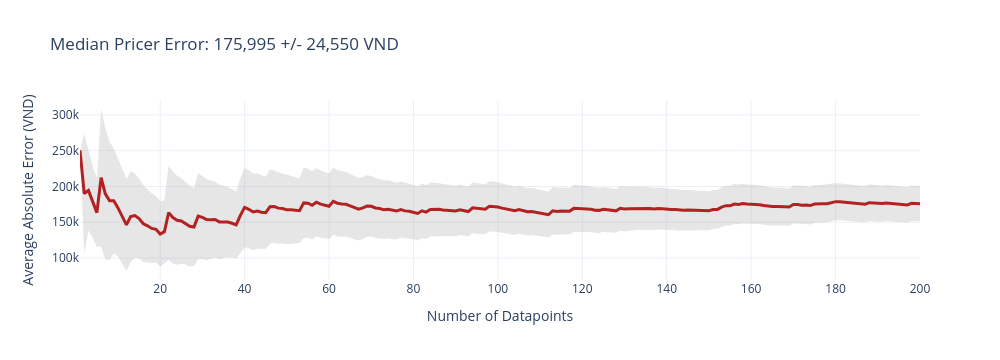
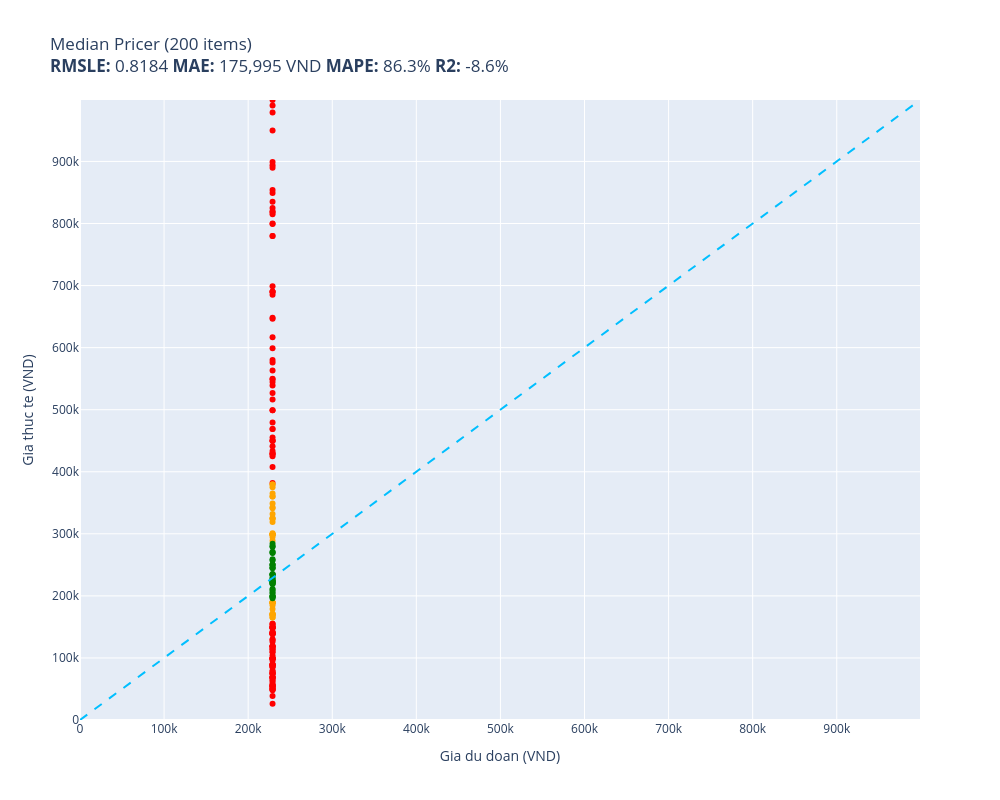

Notebook source saved alongside these figures, in order:
### Code cell
training_median = float(np.median(prices))
print(f"Training median: {training_median:,.0f} VND")

def median_pricer(item):
    return training_median

results_median = evaluate(median_pricer, test)

### Figure 1 — Plotly figure (JSON) as saved in the notebook; plotly's stock layout.template omitted (floating-point values rounded to 4 significant figures; data arrays with more than 128 entries replaced by an {"elided": "..."} marker saying what was removed)
{"data": [{"fill": "toself", "fillcolor": "rgba(128,128,128,0.2)", "hoverinfo": "skip", "line": {"color": "rgba(255,255,255,0)"}, "name": "95% CI", "showlegend": false, "type": "scatter", "x": {"elided": "400 int values"}, "y": {"elided": "400 float values"}}, {"customdata": {"elided": "200x1 float values"}, "hovertemplate": "n=%{x}<br>Avg Error=%{y:,.0f} VND<br>+/-95% CI=%{customdata[0]:,.0f} VND<extra></extra>", "line": {"color": "firebrick", "width": 3}, "mode": "lines", "name": "Cumulative Avg Error", "type": "scatter", "x": {"elided": "200 int values"}, "y": {"elided": "200 float values"}}], "layout": {"height": 360, "showlegend": false, "title": {"text": "Median Pricer Error: 175,995 +/- 24,550 VND"}, "width": 1000, "xaxis": {"title": {"text": "Number of Datapoints"}}, "yaxis": {"ticktext": ["0", "50k", "100k", "150k", "200k", "250k", "300k", "350k"], "tickvals": [0, 50000, 100000, 150000, 200000, 250000, 300000, 350000], "title": {"text": "Average Absolute Error (VND)"}}}}

### Figure 2 — Plotly figure (JSON) as saved in the notebook; plotly's stock layout.template omitted (floating-point values rounded to 4 significant figures)
{"data": [{"customdata": [["Thùng lưu trữ, hộp đựng đồ đa năng bằng ...\nDu doan: 229,000 VND\nThuc te: 479,400 VND"], ["Bộ Gí Đỡ Từ Đa Chức Năng Hoco PH19 - Hàn...\nDu doan: 229,000 VND\nThuc te: 99,000 VND"], ["Chì Kẻ Mày Xé Suri 101 Black Màu Đen E27...\nDu doan: 229,000 VND\nThuc te: 26,000 VND"], ["Ugreen UG20868US174TK 2M màu Hồng Dây US...\nDu doan: 229,000 VND\nThuc te: 126,000 VND"], ["Combo Bộ sạc ANSMANN POWERLINE 4 Smart k...\nDu doan: 229,000 VND\nThuc te: 685,000 VND"], ["Cặp Nút Đệm Tai Nghe Silicone Thay Thế C...\nDu doan: 229,000 VND\nThuc te: 50,000 VND"], ["Thức ăn IGUANA Trưởng Thành Bí Đỏ GREENA...\nDu doan: 229,000 VND\nThuc te: 148,000 VND"], ["BÚA ĐA NĂNG TOTAL THMFH0126 - HÀNG CHÍNH...\nDu doan: 229,000 VND\nThuc te: 527,000 VND"], ["Combo 4 miếng dán đỡ kệ gỗ VINAVU, giúp ...\nDu doan: 229,000 VND\nThuc te: 52,000 VND"], ["Miếng Dán Dẻo PPF Mặt Lưng, Mặt Trước Dà...\nDu doan: 229,000 VND\nThuc te: 130,000 VND"], ["Quần bơi lưng cao LMcation Anita - Vườn ...\nDu doan: 229,000 VND\nThuc te: 149,000 VND"], ["Giá Đỡ Dây Cáp Wi WU CH011 - Hàng Chính ...\nDu doan: 229,000 VND\nThuc te: 110,000 VND"], ["Quần Kaki nam Khatoco Q2M578R1-CNRE598-2...\nDu doan: 229,000 VND\nThuc te: 433,500 VND"], ["Sạc dành cho Laptop Gaming Asus ROG Stri...\nDu doan: 229,000 VND\nThuc te: 950,000 VND"], ["Ba lô, balo  laptop thời trang Hàn Quốc ...\nDu doan: 229,000 VND\nThuc te: 100,000 VND"], ["Mũ len liền khăn lót nỉ trùm kín cổ siêu...\nDu doan: 229,000 VND\nThuc te: 115,000 VND"], ["Thú nhồi bông rồng sữa vô tri êm mịn - S...\nDu doan: 229,000 VND\nThuc te: 815,000 VND"], ["Muối Rửa Bát Finish chuyên dụng chuyên ...\nDu doan: 229,000 VND\nThuc te: 119,000 VND"], ["Tinh dầu Tràm Huế thương hiệu Làng Hạ 10...\nDu doan: 229,000 VND\nThuc te: 79,000 VND"], ["Combo Mút Trang Điểm Mastige Màu Cam Nhạ...\nDu doan: 229,000 VND\nThuc te: 68,000 VND"], ["Nàng Tiên Tóc Mây DK81159\nDu doan: 229,000 VND\nThuc te: 75,840 VND"], ["Ugreen UG30701US154TK 13CM Màu Đen Dây U...\nDu doan: 229,000 VND\nThuc te: 89,000 VND"], ["Kính mát nam Mắt vuông chống nắng uv thờ...\nDu doan: 229,000 VND\nThuc te: 140,000 VND"], ["Phần mềm thiết kế iSolid 3D phiên bản ti...\nDu doan: 229,000 VND\nThuc te: 894,000 VND"], ["Quạt treo tường Lifan TE-1689 có remote ...\nDu doan: 229,000 VND\nThuc te: 835,000 VND"], ["Miếng Kính Cường Lực Chống Nhìn Trộm cho...\nDu doan: 229,000 VND\nThuc te: 449,999 VND"], ["Dụng cụ đốt Palo santo - Palo santo Hold...\nDu doan: 229,000 VND\nThuc te: 138,000 VND"], ["Sandal dongnai dép quai hậu nữ A24 dù xa...\nDu doan: 229,000 VND\nThuc te: 89,999 VND"], ["Tinh Chất Dưỡng Sáng Da Vitamin C CNP De...\nDu doan: 229,000 VND\nThuc te: 780,000 VND"], ["Mì Trứng Cao Cấp Meizan (500g)\nDu doan: 229,000 VND\nThuc te: 50,000 VND"], ["Combo 5 Giấy Thấm Dầu Mayan  (100 Tờ / G...\nDu doan: 229,000 VND\nThuc te: 86,000 VND"], ["Bơm Hơi Đạp Chân Cho ÔTÔ , Xe Máy, Xe Đạ...\nDu doan: 229,000 VND\nThuc te: 149,000 VND"], ["Bát Ăn Trẻ Em Amori 580ml - Hàng Cao Cấp...\nDu doan: 229,000 VND\nThuc te: 63,250 VND"], ["Ổ Khóa Chống Trộm Thông Minh\nDu doan: 229,000 VND\nThuc te: 88,000 VND"], ["Sữa bột Enfagrow A+ Neuropro 4 1.7kg với...\nDu doan: 229,000 VND\nThuc te: 979,000 VND"], ["BẠT CHỐNG NẮNG PHÍA TRONG KÍNH LÁI Xe Ô ...\nDu doan: 229,000 VND\nThuc te: 75,000 VND"], ["MÁY MÀI 100MM 710W TOLSEN 79544 - HÀNG C...\nDu doan: 229,000 VND\nThuc te: 646,558 VND"], ["Thuốc Bột Nhuộm Hoa Tươi  màu thực phẩm ...\nDu doan: 229,000 VND\nThuc te: 150,000 VND"], ["Máy Đo Huyết Áp Cơ ALPK2 - Nhập Khẩu Chí...\nDu doan: 229,000 VND\nThuc te: 825,000 VND"], ["Chà bông xù Viettin Mart 500G\nDu doan: 229,000 VND\nThuc te: 113,000 VND"], ["Mũ Lưỡi Trai Nam Thời Trang Lính Cao Cấp...\nDu doan: 229,000 VND\nThuc te: 85,000 VND"], ["Pin dùng cho Laptop Acer One 725 - Hàng ...\nDu doan: 229,000 VND\nThuc te: 516,465 VND"], ["Giày Sandal (Xăng Đan) dép quai hậu big ...\nDu doan: 229,000 VND\nThuc te: 580,000 VND"], ["Ốp lưng chống sốc vân kim loại cho Samsu...\nDu doan: 229,000 VND\nThuc te: 75,000 VND"], ["Canxi Nano calcium D3 MK7 -Hộp 100 Viên ...\nDu doan: 229,000 VND\nThuc te: 119,000 VND"], ["Rượu Vang Chile Yali Wetland Reserva Cab...\nDu doan: 229,000 VND\nThuc te: 450,000 VND"], ["Miếng Lót Chuột MousePad Trải Bàn Nitend...\nDu doan: 229,000 VND\nThuc te: 119,000 VND"], ["Balo Laptop 15.6 inch KMORE The CARTER -...\nDu doan: 229,000 VND\nThuc te: 550,000 VND"], ["Kiếng Hậu Kitaco Z2 Japan 10mm\nDu doan: 229,000 VND\nThuc te: 690,000 VND"], ["Sữa bột Nestlé NAN INFINIPRO A2 1 với cô...\nDu doan: 229,000 VND\nThuc te: 690,000 VND"], ["Balo Nữ Thời Trang 3in1 Hình BTS MH566\nDu doan: 229,000 VND\nThuc te: 49,000 VND"], ["Bình Uống Nước Cho Bé LocknLock HAP916 4...\nDu doan: 229,000 VND\nThuc te: 407,700 VND"], ["Khăn lụa choàng cổ 02\nDu doan: 229,000 VND\nThuc te: 149,000 VND"], ["Thắt Lưng Nữ Dây Nịt Nữ Button mang đầm ...\nDu doan: 229,000 VND\nThuc te: 99,000 VND"], ["Chảo Nhôm Chống Dính You Cook 18cm\nDu doan: 229,000 VND\nThuc te: 109,000 VND"], ["THINK BIG DO BIGGER, mã G92. Áo thun nam...\nDu doan: 229,000 VND\nThuc te: 99,000 VND"], ["Quần Jean nam Leman đen mài xám JD14 - S...\nDu doan: 229,000 VND\nThuc te: 549,000 VND"], ["Loa HP 2000 (VS)\nDu doan: 229,000 VND\nThuc te: 153,000 VND"], ["Áo ren organza trắng Maxivic M042302\nDu doan: 229,000 VND\nThuc te: 890,000 VND"], ["Nón hiphop NEON POKER black\nDu doan: 229,000 VND\nThuc te: 99,000 VND"], ["Sạc Tương Thích Cho Laptop Asus Vivobook...\nDu doan: 229,000 VND\nThuc te: 800,000 VND"], ["Thắt lưng bản 4cm. Mặt khoá phong cách\nDu doan: 229,000 VND\nThuc te: 79,000 VND"], ["Chuột Gaming T-Wolf G560 Led USB - Hàng ...\nDu doan: 229,000 VND\nThuc te: 140,000 VND"], ["Bộ chuyển đổi Mini displayport sang H...\nDu doan: 229,000 VND\nThuc te: 563,000 VND"], ["Ví nữ cầm tay vuông mini hình cỏ ba lá  ...\nDu doan: 229,000 VND\nThuc te: 38,500 VND"], ["Máy Xay Sinh Tố BlueStone BLB-5328 1.5 L...\nDu doan: 229,000 VND\nThuc te: 999,000 VND"], ["[Hàng Chính Hãng] Loa SoundMax A180/2...\nDu doan: 229,000 VND\nThuc te: 455,000 VND"], ["Bánh Custas kem trứng Orion hộp 276g\nDu doan: 229,000 VND\nThuc te: 60,000 VND"], ["Loa SUB Siêu Trầm Cao Cấp S1 - Hàng Nhập...\nDu doan: 229,000 VND\nThuc te: 849,000 VND"], ["Combo 3 Kem Đánh Răng P/S Trắng Răng Tha...\nDu doan: 229,000 VND\nThuc te: 104,000 VND"], ["Cáp âm thanh chuyển jack 3.5mm sang 2 đầ...\nDu doan: 229,000 VND\nThuc te: 115,000 VND"], ["Ugreen UG80110CM261TK bộ chuyển RS232 ra...\nDu doan: 229,000 VND\nThuc te: 441,000 VND"], ["Bọc Vô Lăng CIND C037 Size M Màu Kem\nDu doan: 229,000 VND\nThuc te: 142,000 VND"], ["THANH XỐP RUY BĂNG CUỐN TÓC KHÔNG NHIỆT ...\nDu doan: 229,000 VND\nThuc te: 96,000 VND"], ["Máy Nghe Nhạc MP3 Ruizu X02 8GB - Hàng C...\nDu doan: 229,000 VND\nThuc te: 576,000 VND"], ["Hộp Đựng Thuốc Lá 20 Điếu Dài Slim Nút B...\nDu doan: 229,000 VND\nThuc te: 99,000 VND"], ["Bàn Xếp Gọn Gỗ Tự Nhiên BM 50cm x 70cm (...\nDu doan: 229,000 VND\nThuc te: 854,000 VND"], ["Bông tẩy tế bào chết và dưỡng ẩm da cho ...\nDu doan: 229,000 VND\nThuc te: 430,000 VND"], ["Combo 2 bộ miếng lót cho giày rộng V.3 T...\nDu doan: 229,000 VND\nThuc te: 48,000 VND"], ["Wekki Đồ Chơi Lắp Ráp Tiệm Đá Bào Wk5060...\nDu doan: 229,000 VND\nThuc te: 499,000 VND"], ["Ốp lưng dành cho Samsung M20 Chim Lửa N...\nDu doan: 229,000 VND\nThuc te: 55,000 VND"], ["Ly  Thuỷ Tinh Pha Lê Ý RCR 360ml\nDu doan: 229,000 VND\nThuc te: 382,000 VND"], ["Combo Pharmaact Sảng Khoái Mát Lạnh - Ch...\nDu doan: 229,000 VND\nThuc te: 139,000 VND"], ["Tông đơ chấn viền Kemei KM-2299 lưỡi cắt...\nDu doan: 229,000 VND\nThuc te: 499,000 VND"], ["Kẹp Gỗ Đa Năng  Dùng Để Gắp Kẹp Thức Ăn ...\nDu doan: 229,000 VND\nThuc te: 57,000 VND"], ["Ốp lưng dành cho Oppo Reno 5 mẫu Lá Phon...\nDu doan: 229,000 VND\nThuc te: 55,000 VND"], ["Máy lọc không khí xe hơi ô tô công nghệ ...\nDu doan: 229,000 VND\nThuc te: 425,000 VND"], ["Mũ bucket tai bèo form tròn may nhiều mả...\nDu doan: 229,000 VND\nThuc te: 55,000 VND"], ["Kính râm nam Solex chữ H Mắt kính thủy t...\nDu doan: 229,000 VND\nThuc te: 469,000 VND"], ["Bọt dung dịch vệ sinh dành cho teen Oris...\nDu doan: 229,000 VND\nThuc te: 155,000 VND"], ["Nón lá vẽ mỹ nghệ hoạ tiết Cô gái trong ...\nDu doan: 229,000 VND\nThuc te: 65,000 VND"], ["MŨI KHOAN ĐẤT Φ150X800MM INGCO GEA55221-...\nDu doan: 229,000 VND\nThuc te: 648,000 VND"], ["Hộp Nhựa 200x120x75mm - Chống nước CT\nDu doan: 229,000 VND\nThuc te: 53,350 VND"], ["Cặp đèn thờ bằng gỗ khắc chữ  phúc lộc t...\nDu doan: 229,000 VND\nThuc te: 899,000 VND"], ["Chuột Razer DeathAdder Essential-Ergonom...\nDu doan: 229,000 VND\nThuc te: 699,000 VND"], ["Ngũ cốc Xuân An yến mạch hạnh nhân hạt c...\nDu doan: 229,000 VND\nThuc te: 87,000 VND"], ["Khóa Đồng 75 CS Series ABUS (60mm)\nDu doan: 229,000 VND\nThuc te: 799,000 VND"], ["Kệ đỡ giá đỡ đế tản nhiệt cho ipad máy t...\nDu doan: 229,000 VND\nThuc te: 139,000 VND"], ["Nệm Massage toàn thân Bella Plus MK292\nDu doan: 229,000 VND\nThuc te: 599,000 VND"], ["Giấy Vẽ Faber 200g Khổ A4 Fish 104002\nDu doan: 229,000 VND\nThuc te: 68,400 VND"], ["Kệ khay chữ nhật để miếng rửa chén có Kh...\nDu doan: 229,000 VND\nThuc te: 69,000 VND"], ["[HSD 03/2027] Sữa Tắm On: The Body Cấp Ẩ...\nDu doan: 229,000 VND\nThuc te: 129,000 VND"], ["Bông Lau Thay Thế Cho Chổi Lau Nhà Cao C...\nDu doan: 229,000 VND\nThuc te: 68,000 VND"], ["Quánh Đúc Chống Dính Vân Đá Đáy Từ Ecora...\nDu doan: 229,000 VND\nThuc te: 469,000 VND"], ["Ốp Lưng Kính Cường Lực Trong Suốt Hoàn T...\nDu doan: 229,000 VND\nThuc te: 140,798 VND"], ["Hộp mực Thuận Phong 204A dùng cho máy in...\nDu doan: 229,000 VND\nThuc te: 990,000 VND"], ["Bộ 6 Ly Thủy Tinh Diamond Bormioli Rocco...\nDu doan: 229,000 VND\nThuc te: 428,400 VND"], ["Mô hình xe Lamborghini Terzo Milennio 1:...\nDu doan: 229,000 VND\nThuc te: 429,000 VND"], ["Sạc Tương Thích Cho Laptop Asus 150w TUF...\nDu doan: 229,000 VND\nThuc te: 780,000 VND"], ["Túi du lịch dung lượng lớn Business Trav...\nDu doan: 229,000 VND\nThuc te: 544,700 VND"], ["Ốp in cho Samsung Galaxy A10 mẫu Động Vậ...\nDu doan: 229,000 VND\nThuc te: 55,000 VND"], ["Sữa Dưỡng Hỗ Trợ Mờ Nám Luxury Exosome E...\nDu doan: 229,000 VND\nThuc te: 690,000 VND"], ["Sạc cho laptop Dell Gaming Inspiron 7567...\nDu doan: 229,000 VND\nThuc te: 616,756 VND"], ["Mật Ong Vihoney 180ml\nDu doan: 229,000 VND\nThuc te: 75,000 VND"], ["Hộp mực 35A 85A 36A Halloya có lỗ đổ mực...\nDu doan: 229,000 VND\nThuc te: 150,000 VND"], ["Bộ cấp nước bồn cầu - Bộ cấp nước két nư...\nDu doan: 229,000 VND\nThuc te: 155,000 VND"], ["Vòng bi xe máy KONLON 63/22 Open\nDu doan: 229,000 VND\nThuc te: 90,000 VND"], ["KB31EKT - Thẻ chìa khóa khách sạn Vivace...\nDu doan: 229,000 VND\nThuc te: 818,000 VND"], ["Bộ Lắp Ghép Cho Bé 3D Mideer Translucent...\nDu doan: 229,000 VND\nThuc te: 450,000 VND"], ["Máy nghe nhạc Lossless Ruizu X05 Bộ Nhớ ...\nDu doan: 229,000 VND\nThuc te: 539,000 VND"], ["Găng tay da nam mẫu HOT Siêu CẢM ỨNG, Si...\nDu doan: 229,000 VND\nThuc te: 139,000 VND"], ["Cây gãi lưng/ gãi ngứa bằng sừng Trâu [M...\nDu doan: 229,000 VND\nThuc te: 89,000 VND"], ["Bàn Phím dùng cho laptop HP Folio 13.3\" ...\nDu doan: 229,000 VND\nThuc te: 819,720 VND"], ["Make Today Great, mã G276. Hãy tỏa sáng ...\nDu doan: 229,000 VND\nThuc te: 119,000 VND"], ["Vớ tất thể thao nam cổ trung ELLE ACTIVE...\nDu doan: 229,000 VND\nThuc te: 70,000 VND"]], "hovertemplate": "%{customdata[0]}<extra></extra>", "legendgroup": "red", "marker": {"color": "red", "size": 6, "symbol": "circle"}, "mode": "markers", "name": "red", "orientation": "v", "showlegend": true, "type": "scatter", "x": [229000.0, 229000.0, 229000.0, 229000.0, 229000.0, 229000.0, 229000.0, 229000.0, 229000.0, 229000.0, 229000.0, 229000.0, 229000.0, 229000.0, 229000.0, 229000.0, 229000.0, 229000.0, 229000.0, 229000.0, 229000.0, 229000.0, 229000.0, 229000.0, 229000.0, 229000.0, 229000.0, 229000.0, 229000.0, 229000.0, 229000.0, 229000.0, 229000.0, 229000.0, 229000.0, 229000.0, 229000.0, 229000.0, 229000.0, 229000.0, 229000.0, 229000.0, 229000.0, 229000.0, 229000.0, 229000.0, 229000.0, 229000.0, 229000.0, 229000.0, 229000.0, 229000.0, 229000.0, 229000.0, 229000.0, 229000.0, 229000.0, 229000.0, 229000.0, 229000.0, 229000.0, 229000.0, 229000.0, 229000.0, 229000.0, 229000.0, 229000.0, 229000.0, 229000.0, 229000.0, 229000.0, 229000.0, 229000.0, 229000.0, 229000.0, 229000.0, 229000.0, 229000.0, 229000.0, 229000.0, 229000.0, 229000.0, 229000.0, 229000.0, 229000.0, 229000.0, 229000.0, 229000.0, 229000.0, 229000.0, 229000.0, 229000.0, 229000.0, 229000.0, 229000.0, 229000.0, 229000.0, 229000.0, 229000.0, 229000.0, 229000.0, 229000.0, 229000.0, 229000.0, 229000.0, 229000.0, 229000.0, 229000.0, 229000.0, 229000.0, 229000.0, 229000.0, 229000.0, 229000.0, 229000.0, 229000.0, 229000.0, 229000.0, 229000.0, 229000.0, 229000.0, 229000.0, 229000.0, 229000.0, 229000.0], "xaxis": "x", "y": [479400, 99000, 26000, 126000, 685000, 50000, 148000, 527000, 52000, 130000, 149000, 110000, 433500, 950000, 100000, 115000, 815000, 119000, 79000, 68000, 75840, 89000, 140000, 894000, 835000, 449999, 138000, 89999, 780000, 50000, 86000, 149000, 63250, 88000, 979000, 75000, 646558, 150000, 825000, 113000, 85000, 516465, 580000, 75000, 119000, 450000, 119000, 550000, 690000, 690000, 49000, 407700, 149000, 99000, 109000, 99000, 549000, 153000, 890000, 99000, 800000, 79000, 140000, 563000, 38500, 999000, 455000, 60000, 849000, 104000, 115000, 441000, 142000, 96000, 576000, 99000, 854000, 430000, 48000, 499000, 55000, 382000, 139000, 499000, 57000, 55000, 425000, 55000, 469000, 155000, 65000, 648000, 53350, 899000, 699000, 87000, 799000, 139000, 599000, 68400, 69000, 129000, 68000, 469000, 140798, 990000, 428400, 429000, 780000, 544700, 55000, 690000, 616756, 75000, 150000, 155000, 90000, 818000, 450000, 539000, 139000, 89000, 819720, 119000, 70000], "yaxis": "y"}, {"customdata": [["Phần Mềm Diệt Virus Trend Micro Maximum ...\nDu doan: 229,000 VND\nThuc te: 360,000 VND"], ["Sạc Tương Thích Cho Laptop Hp Pavilion 1...\nDu doan: 229,000 VND\nThuc te: 341,000 VND"], ["Dây đai du lịch Master Lock 4701EURDGRN ...\nDu doan: 229,000 VND\nThuc te: 324,000 VND"], ["Bịch cà phê hòa tan 3 in 1 Meet More (50...\nDu doan: 229,000 VND\nThuc te: 189,000 VND"], ["[Mẫu mới] Tã quần SunMate siêu mềm mại G...\nDu doan: 229,000 VND\nThuc te: 165,000 VND"], ["Áo Bóng Đá Retro Real Madrid 2006/2007 -...\nDu doan: 229,000 VND\nThuc te: 299,000 VND"], ["Bóng Đèn Ô Tô Xtec H15 12V 15/55W\nDu doan: 229,000 VND\nThuc te: 171,000 VND"], ["Áo len dài tay nam thời trang Hàn Quốc S...\nDu doan: 229,000 VND\nThuc te: 189,000 VND"], ["Kính cường lực trong suốt Kuzoom cho iPa...\nDu doan: 229,000 VND\nThuc te: 169,000 VND"], ["COMBO 2 ĐÈN TƯỜNG TRANG TRÍ TRONG NHÀ MS...\nDu doan: 229,000 VND\nThuc te: 295,000 VND"], ["Bộ Tháo Mắt Xích Xe Loại Tốt – Gọn Nhẹ, ...\nDu doan: 229,000 VND\nThuc te: 165,000 VND"], ["Chuột máy tính có dây Gaming Newmen GX6,...\nDu doan: 229,000 VND\nThuc te: 365,000 VND"], ["Cặp Đựng Laptop Chống Sốc Cao Cấp, Cặp Đ...\nDu doan: 229,000 VND\nThuc te: 325,000 VND"], ["Đồ Bộ Pijama Thun 3D Lửng Freesize 40-68...\nDu doan: 229,000 VND\nThuc te: 189,000 VND"], ["Kính xinh, Kính râm Mắt mèo Hàn Quốc thờ...\nDu doan: 229,000 VND\nThuc te: 189,000 VND"], ["Chân váy công sở dáng đuôi cá, Lưng cao,...\nDu doan: 229,000 VND\nThuc te: 349,000 VND"], ["Dép Sandal nam da bò nhập khẩu nguyên tấ...\nDu doan: 229,000 VND\nThuc te: 301,000 VND"], ["Tranh Xếp Hình Random Cut 750 Mảnh Minh ...\nDu doan: 229,000 VND\nThuc te: 189,000 VND"], ["Serum Prettyskin B5 Phục Hồi, Dưỡng Sáng...\nDu doan: 229,000 VND\nThuc te: 375,000 VND"], ["Đồ Chơi Giáo Dục Sớm Tháp Xếp Chồng Lala...\nDu doan: 229,000 VND\nThuc te: 179,000 VND"], ["Túi xách công sở nam dọc cao cấp chống t...\nDu doan: 229,000 VND\nThuc te: 299,000 VND"], ["Ốp Lưng Nillkin Super Frosted Shield Pro...\nDu doan: 229,000 VND\nThuc te: 190,000 VND"], ["Vỏ Hột Quẹt Bật Lửa Xăng Đá Zorro ZC5-6 ...\nDu doan: 229,000 VND\nThuc te: 342,700 VND"], ["Xịt Dưỡng Ẩm Eucerin Cho Da Nhạy Cảm 50m...\nDu doan: 229,000 VND\nThuc te: 170,000 VND"], ["Đèn pin đội đầu j78 chiếu xa ánh sáng mạ...\nDu doan: 229,000 VND\nThuc te: 379,000 VND"], ["Giày Sandal Nữ BIGGBEN Da Bò Thật SDN62\nDu doan: 229,000 VND\nThuc te: 289,000 VND"], ["Combo 10 Mặt Nạ Banobagi Kháng Viêm, Giả...\nDu doan: 229,000 VND\nThuc te: 170,000 VND"], ["Gối Tựa Lưng Massage Túi Khí Kéo Dãn,Tíc...\nDu doan: 229,000 VND\nThuc te: 319,000 VND"], ["COMBO 2 Sợi Dây Buộc Tóc ADIDAS ADAC-165...\nDu doan: 229,000 VND\nThuc te: 332,000 VND"], ["KEM CHỐNG NẮNG DƯỠNG DA VITAMIN - INICO ...\nDu doan: 229,000 VND\nThuc te: 380,000 VND"], ["Đồ chơi lắp ráp Mô hình máy bay ném bom ...\nDu doan: 229,000 VND\nThuc te: 299,000 VND"], ["Xích đeo quần 2 lớp thép titan không đen...\nDu doan: 229,000 VND\nThuc te: 171,000 VND"], ["Sạc cho Laptop MSI PS42 8RA  Hàng Nhập k...\nDu doan: 229,000 VND\nThuc te: 299,000 VND"], ["(GIÁ TỐT) Giày đế xuồng nữ da bò thật mà...\nDu doan: 229,000 VND\nThuc te: 185,000 VND"], ["Lược cắt tóc Nhật Bản YS PARK cho tóc ng...\nDu doan: 229,000 VND\nThuc te: 360,000 VND"], ["Áo Mưa 1 Người Bít Sườn Thời Trang, RAND...\nDu doan: 229,000 VND\nThuc te: 169,000 VND"], ["Tam sơn tam cấp kệ để bát hương ,nhang b...\nDu doan: 229,000 VND\nThuc te: 299,000 VND"], ["Áo Sơ Mi Nam Công Sở Trung Niên Thương H...\nDu doan: 229,000 VND\nThuc te: 325,000 VND"]], "hovertemplate": "%{customdata[0]}<extra></extra>", "legendgroup": "orange", "marker": {"color": "orange", "size": 6, "symbol": "circle"}, "mode": "markers", "name": "orange", "orientation": "v", "showlegend": true, "type": "scatter", "x": [229000.0, 229000.0, 229000.0, 229000.0, 229000.0, 229000.0, 229000.0, 229000.0, 229000.0, 229000.0, 229000.0, 229000.0, 229000.0, 229000.0, 229000.0, 229000.0, 229000.0, 229000.0, 229000.0, 229000.0, 229000.0, 229000.0, 229000.0, 229000.0, 229000.0, 229000.0, 229000.0, 229000.0, 229000.0, 229000.0, 229000.0, 229000.0, 229000.0, 229000.0, 229000.0, 229000.0, 229000.0, 229000.0], "xaxis": "x", "y": [360000, 341000, 324000, 189000, 165000, 299000, 171000, 189000, 169000, 295000, 165000, 365000, 325000, 189000, 189000, 349000, 301000, 189000, 375000, 179000, 299000, 190000, 342700, 170000, 379000, 289000, 170000, 319000, 332000, 380000, 299000, 171000, 299000, 185000, 360000, 169000, 299000, 325000], "yaxis": "y"}, {"customdata": [["Ugreen UG30771US230TK card mạng PCI-e 1x...\nDu doan: 229,000 VND\nThuc te: 284,000 VND"], ["Bàn Phím Tương Thích Cho Laptop Lenovo -...\nDu doan: 229,000 VND\nThuc te: 269,000 VND"], ["COMBO 10 QUẦN ĐIỀU HÒA THÔNG HƠI 5083\nDu doan: 229,000 VND\nThuc te: 245,000 VND"], ["KHĂN CHOÀNG CASHMERE CAO CẤP CAS15\nDu doan: 229,000 VND\nThuc te: 223,000 VND"], ["KHĂN CHOÀNG CASHMERE CAO CẤP CAS34\nDu doan: 229,000 VND\nThuc te: 223,000 VND"], ["Lốc 4 Gói băng vệ sinh Kotex Bảo Vệ Toàn...\nDu doan: 229,000 VND\nThuc te: 196,000 VND"], ["Đồ Chơi Tay Cầm Âm Nhạc 2 TOONYKIDS - Đồ...\nDu doan: 229,000 VND\nThuc te: 223,500 VND"], ["Combo hộp   3 món  đeo tay  xinh xắn  ph...\nDu doan: 229,000 VND\nThuc te: 219,000 VND"], ["Giày cao gót 7 phân vải dệt, mũi nhọn hở...\nDu doan: 229,000 VND\nThuc te: 204,250 VND"], ["Tấm dán patch_velcro treo tường\nDu doan: 229,000 VND\nThuc te: 220,000 VND"], ["Nệm cho chó mèo 40x50cm Điều Hòa phù hợp...\nDu doan: 229,000 VND\nThuc te: 200,000 VND"], ["Gối Cao Su Non Chống Méo Đầu Cho Bé\nDu doan: 229,000 VND\nThuc te: 225,000 VND"], ["Bộ Pyjama HUONGTAM Phi tay dài nam cao c...\nDu doan: 229,000 VND\nThuc te: 259,000 VND"], ["Dầu gội nam Home Scape Care giảm gàu chă...\nDu doan: 229,000 VND\nThuc te: 235,000 VND"], ["Ốp lưng da HDD có ngăn đựng thẻ kèm kệ c...\nDu doan: 229,000 VND\nThuc te: 199,000 VND"], ["AirTag Charm Strap hàng chính hãng Bone\nDu doan: 229,000 VND\nThuc te: 245,000 VND"], ["Gấu Bông Đựng Khăn Giấy và Sọt Rác Tiện ...\nDu doan: 229,000 VND\nThuc te: 250,000 VND"], ["Giày Da Nam Giá Rẻ Dập Vân Cá Sấu Có Chu...\nDu doan: 229,000 VND\nThuc te: 199,000 VND"], ["Bộ Test Nước Emaux CE029\nDu doan: 229,000 VND\nThuc te: 210,000 VND"], ["Bao da dành cho Samsung Galaxy Tab S6 10...\nDu doan: 229,000 VND\nThuc te: 227,500 VND"], ["Giày tây Giày lười nam hàn quốc đai kim ...\nDu doan: 229,000 VND\nThuc te: 222,000 VND"], ["(ẢNH THẬT) Tranh treo tường núi non hùng...\nDu doan: 229,000 VND\nThuc te: 250,000 VND"], ["Cavat 8cm bản lớn Hàn Quốc cao cấp, kẻ x...\nDu doan: 229,000 VND\nThuc te: 220,000 VND"], ["Giá đỡ điện thoại để bàn chất liệu plast...\nDu doan: 229,000 VND\nThuc te: 211,000 VND"], ["Bộ combo Vệ Sinh & Khửi mùi Giày Dép Sne...\nDu doan: 229,000 VND\nThuc te: 229,000 VND"], ["Bàn Phím dùng cho Laptop ACER Extensa 25...\nDu doan: 229,000 VND\nThuc te: 271,170 VND"], ["Combo kem bôi da thuần mộc ngừa rôm sảy ...\nDu doan: 229,000 VND\nThuc te: 270,000 VND"], ["Bao Case Ốp Cứng Trong Suốt PC bảo vệ ch...\nDu doan: 229,000 VND\nThuc te: 250,000 VND"], ["(HCM) Tranh treo tường trang trí decor t...\nDu doan: 229,000 VND\nThuc te: 280,000 VND"], ["Sữa tắm joyce & doll cho chó mèo - Sữa t...\nDu doan: 229,000 VND\nThuc te: 235,000 VND"], ["Sạc Laptop dùng cho Máy Tinh HP - Kèm Dâ...\nDu doan: 229,000 VND\nThuc te: 232,771 VND"], ["Bàn phím dùng cho Laptop Asus F451c Asus...\nDu doan: 229,000 VND\nThuc te: 245,191 VND"], ["Cường lực chống nhìn trộm WiWU iPhone 14...\nDu doan: 229,000 VND\nThuc te: 206,798 VND"], ["Giày Sandal Nữ Đế Xuồng HÀ NAM Da Bò Thậ...\nDu doan: 229,000 VND\nThuc te: 279,000 VND"], ["Bao da Dux Ducis dành cho iPhone 15 Pro ...\nDu doan: 229,000 VND\nThuc te: 235,000 VND"], ["Bao da Máy tính bảng Honor Tab V7 Pro tr...\nDu doan: 229,000 VND\nThuc te: 199,000 VND"], ["Bàn phím cho 4736 4736G 4736Z 4736ZG 481...\nDu doan: 229,000 VND\nThuc te: 257,197 VND"]], "hovertemplate": "%{customdata[0]}<extra></extra>", "legendgroup": "green", "marker": {"color": "green", "size": 6, "symbol": "circle"}, "mode": "markers", "name": "green", "orientation": "v", "showlegend": true, "type": "scatter", "x": [229000.0, 229000.0, 229000.0, 229000.0, 229000.0, 229000.0, 229000.0, 229000.0, 229000.0, 229000.0, 229000.0, 229000.0, 229000.0, 229000.0, 229000.0, 229000.0, 229000.0, 229000.0, 229000.0, 229000.0, 229000.0, 229000.0, 229000.0, 229000.0, 229000.0, 229000.0, 229000.0, 229000.0, 229000.0, 229000.0, 229000.0, 229000.0, 229000.0, 229000.0, 229000.0, 229000.0, 229000.0], "xaxis": "x", "y": [284000, 269000, 245000, 223000, 223000, 196000, 223500, 219000, 204250, 220000, 200000, 225000, 259000, 235000, 199000, 245000, 250000, 199000, 210000, 227500, 222000, 250000, 220000, 211000, 229000, 271170, 270000, 250000, 280000, 235000, 232771, 245191, 206798, 279000, 235000, 199000, 257197], "yaxis": "y"}, {"hoverinfo": "skip", "line": {"color": "deepskyblue", "dash": "dash", "width": 2}, "mode": "lines", "name": "y = x", "showlegend": false, "type": "scatter", "x": [0, 999000], "y": [0, 999000]}], "layout": {"height": 800, "legend": {"title": {"text": "color"}, "tracegroupgap": 0}, "showlegend": false, "title": {"text": "Median Pricer (200 items)<br><b>RMSLE:</b> 0.8184 <b>MAE:</b> 175,995 VND <b>MAPE:</b> 86.3% <b>R2:</b> -8.6%"}, "width": 1000, "xaxis": {"anchor": "y", "domain": [0, 1], "range": [0, 999000], "ticktext": ["0", "100k", "200k", "300k", "400k", "500k", "600k", "700k", "800k", "900k", "1,000k"], "tickvals": [0, 100000, 200000, 300000, 400000, 500000, 600000, 700000, 800000, 900000, 1000000], "title": {"text": "Gia du doan (VND)"}}, "yaxis": {"anchor": "x", "domain": [0, 1], "range": [0, 999000], "ticktext": ["0", "100k", "200k", "300k", "400k", "500k", "600k", "700k", "800k", "900k", "1,000k"], "tickvals": [0, 100000, 200000, 300000, 400000, 500000, 600000, 700000, 800000, 900000, 1000000], "title": {"text": "Gia thuc te (VND)"}}}}
